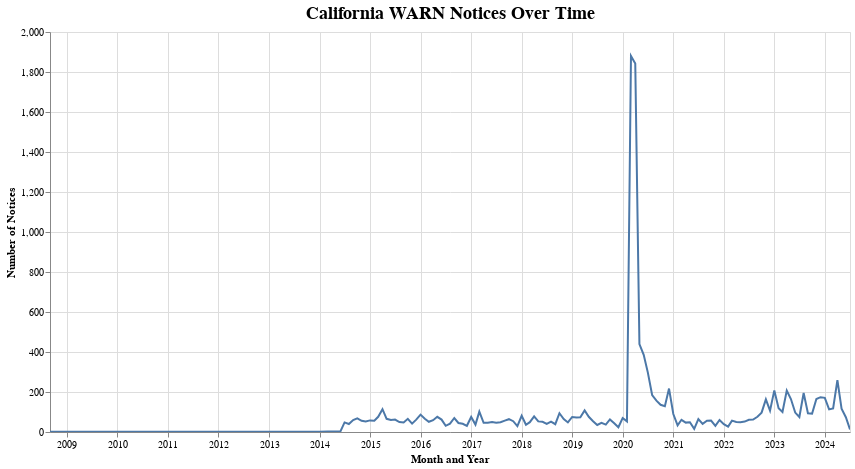

The notebook cell saved with this chart:
### Code cell
chart = create_interactive_line_chart(df=df, date_column='NoticeDate', title='California WARN Notices Over Time')
chart.display()

### Figure 1 — Vega-Lite specification as saved in the notebook (floating-point values rounded to 4 significant figures)
{"config": {"view": {"continuousWidth": 400, "continuousHeight": 300}}, "data": {"name": "data-d3433dee9c8fc015e7c5fe96afad2df3"}, "mark": "line", "encoding": {"tooltip": [{"field": "MonthYear", "type": "temporal"}, {"field": "Notices", "type": "quantitative"}], "x": {"field": "MonthYear", "title": "Month and Year", "type": "temporal"}, "y": {"field": "Notices", "title": "Number of Notices", "type": "quantitative"}}, "height": 400, "selection": {"selector001": {"type": "interval", "bind": "scales", "encodings": ["x", "y"]}}, "title": {"text": "California WARN Notices Over Time", "fontSize": 18}, "width": 800, "$schema": "https://vega.github.io/schema/vega-lite/v4.17.0.json", "datasets": {"data-d3433dee9c8fc015e7c5fe96afad2df3": [{"MonthYear": "2008-09", "Notices": 1}, {"MonthYear": "2014-01", "Notices": 1}, {"MonthYear": "2014-03", "Notices": 3}, {"MonthYear": "2014-06", "Notices": 3}, {"MonthYear": "2014-07", "Notices": 48}, {"MonthYear": "2014-08", "Notices": 40}, {"MonthYear": "2014-09", "Notices": 60}, {"MonthYear": "2014-10", "Notices": 68}, {"MonthYear": "2014-11", "Notices": 56}, {"MonthYear": "2014-12", "Notices": 53}, {"MonthYear": "2015-01", "Notices": 58}, {"MonthYear": "2015-02", "Notices": 56}, {"MonthYear": "2015-03", "Notices": 76}, {"MonthYear": "2015-04", "Notices": 114}, {"MonthYear": "2015-05", "Notices": 66}, {"MonthYear": "2015-06", "Notices": 60}, {"MonthYear": "2015-07", "Notices": 62}, {"MonthYear": "2015-08", "Notices": 50}, {"MonthYear": "2015-09", "Notices": 48}, {"MonthYear": "2015-10", "Notices": 66}, {"MonthYear": "2015-11", "Notices": 42}, {"MonthYear": "2015-12", "Notices": 62}, {"MonthYear": "2016-01", "Notices": 87}, {"MonthYear": "2016-02", "Notices": 66}, {"MonthYear": "2016-03", "Notices": 51}, {"MonthYear": "2016-04", "Notices": 59}, {"MonthYear": "2016-05", "Notices": 76}, {"MonthYear": "2016-06", "Notices": 62}, {"MonthYear": "2016-07", "Notices": 31}, {"MonthYear": "2016-08", "Notices": 42}, {"MonthYear": "2016-09", "Notices": 70}, {"MonthYear": "2016-10", "Notices": 45}, {"MonthYear": "2016-11", "Notices": 41}, {"MonthYear": "2016-12", "Notices": 31}, {"MonthYear": "2017-01", "Notices": 75}, {"MonthYear": "2017-02", "Notices": 37}, {"MonthYear": "2017-03", "Notices": 102}, {"MonthYear": "2017-04", "Notices": 46}, {"MonthYear": "2017-05", "Notices": 46}, {"MonthYear": "2017-06", "Notices": 50}, {"MonthYear": "2017-07", "Notices": 46}, {"MonthYear": "2017-08", "Notices": 49}, {"MonthYear": "2017-09", "Notices": 57}, {"MonthYear": "2017-10", "Notices": 64}, {"MonthYear": "2017-11", "Notices": 54}, {"MonthYear": "2017-12", "Notices": 29}, {"MonthYear": "2018-01", "Notices": 81}, {"MonthYear": "2018-02", "Notices": 36}, {"MonthYear": "2018-03", "Notices": 49}, {"MonthYear": "2018-04", "Notices": 78}, {"MonthYear": "2018-05", "Notices": 53}, {"MonthYear": "2018-06", "Notices": 51}, {"MonthYear": "2018-07", "Notices": 41}, {"MonthYear": "2018-08", "Notices": 52}, {"MonthYear": "2018-09", "Notices": 39}, {"MonthYear": "2018-10", "Notices": 94}, {"MonthYear": "2018-11", "Notices": 65}, {"MonthYear": "2018-12", "Notices": 48}, {"MonthYear": "2019-01", "Notices": 75}, {"MonthYear": "2019-02", "Notices": 73}, {"MonthYear": "2019-03", "Notices": 74}, {"MonthYear": "2019-04", "Notices": 108}, {"MonthYear": "2019-05", "Notices": 76}, {"MonthYear": "2019-06", "Notices": 54}, {"MonthYear": "2019-07", "Notices": 35}, {"MonthYear": "2019-08", "Notices": 46}, {"MonthYear": "2019-09", "Notices": 37}, {"MonthYear": "2019-10", "Notices": 63}, {"MonthYear": "2019-11", "Notices": 44}, {"MonthYear": "2019-12", "Notices": 24}, {"MonthYear": "2020-01", "Notices": 70}, {"MonthYear": "2020-02", "Notices": 53}, {"MonthYear": "2020-03", "Notices": 1880}, {"MonthYear": "2020-04", "Notices": 1842}, {"MonthYear": "2020-05", "Notices": 440}, {"MonthYear": "2020-06", "Notices": 386}, {"MonthYear": "2020-07", "Notices": 297}, {"MonthYear": "2020-08", "Notices": 185}, {"MonthYear": "2020-09", "Notices": 157}, {"MonthYear": "2020-10", "Notices": 136}, {"MonthYear": "2020-11", "Notices": 129}, {"MonthYear": "2020-12", "Notices": 217}, {"MonthYear": "2021-01", "Notices": 90}, {"MonthYear": "2021-02", "Notices": 33}, {"MonthYear": "2021-03", "Notices": 61}, {"MonthYear": "2021-04", "Notices": 47}, {"MonthYear": "2021-05", "Notices": 49}, {"MonthYear": "2021-06", "Notices": 16}, {"MonthYear": "2021-07", "Notices": 65}, {"MonthYear": "2021-08", "Notices": 41}, {"MonthYear": "2021-09", "Notices": 56}, {"MonthYear": "2021-10", "Notices": 57}, {"MonthYear": "2021-11", "Notices": 31}, {"MonthYear": "2021-12", "Notices": 60}, {"MonthYear": "2022-01", "Notices": 39}, {"MonthYear": "2022-02", "Notices": 27}, {"MonthYear": "2022-03", "Notices": 57}, {"MonthYear": "2022-04", "Notices": 50}, {"MonthYear": "2022-05", "Notices": 49}, {"MonthYear": "2022-06", "Notices": 52}, {"MonthYear": "2022-07", "Notices": 61}, {"MonthYear": "2022-08", "Notices": 62}, {"MonthYear": "2022-09", "Notices": 76}, {"MonthYear": "2022-10", "Notices": 97}, {"MonthYear": "2022-11", "Notices": 163}, {"MonthYear": "2022-12", "Notices": 107}, {"MonthYear": "2023-01", "Notices": 208}, {"MonthYear": "2023-02", "Notices": 119}, {"MonthYear": "2023-03", "Notices": 100}, {"MonthYear": "2023-04", "Notices": 207}, {"MonthYear": "2023-05", "Notices": 165}, {"MonthYear": "2023-06", "Notices": 97}, {"MonthYear": "2023-07", "Notices": 75}, {"MonthYear": "2023-08", "Notices": 195}, {"MonthYear": "2023-09", "Notices": 94}, {"MonthYear": "2023-10", "Notices": 92}, {"MonthYear": "2023-11", "Notices": 165}, {"MonthYear": "2023-12", "Notices": 174}, {"MonthYear": "2024-01", "Notices": 171}, {"MonthYear": "2024-02", "Notices": 113}, {"MonthYear": "2024-03", "Notices": 118}, {"MonthYear": "2024-04", "Notices": 259}, {"MonthYear": "2024-05", "Notices": 117}, {"MonthYear": "2024-06", "Notices": 74}, {"MonthYear": "2024-07", "Notices": 13}]}}
